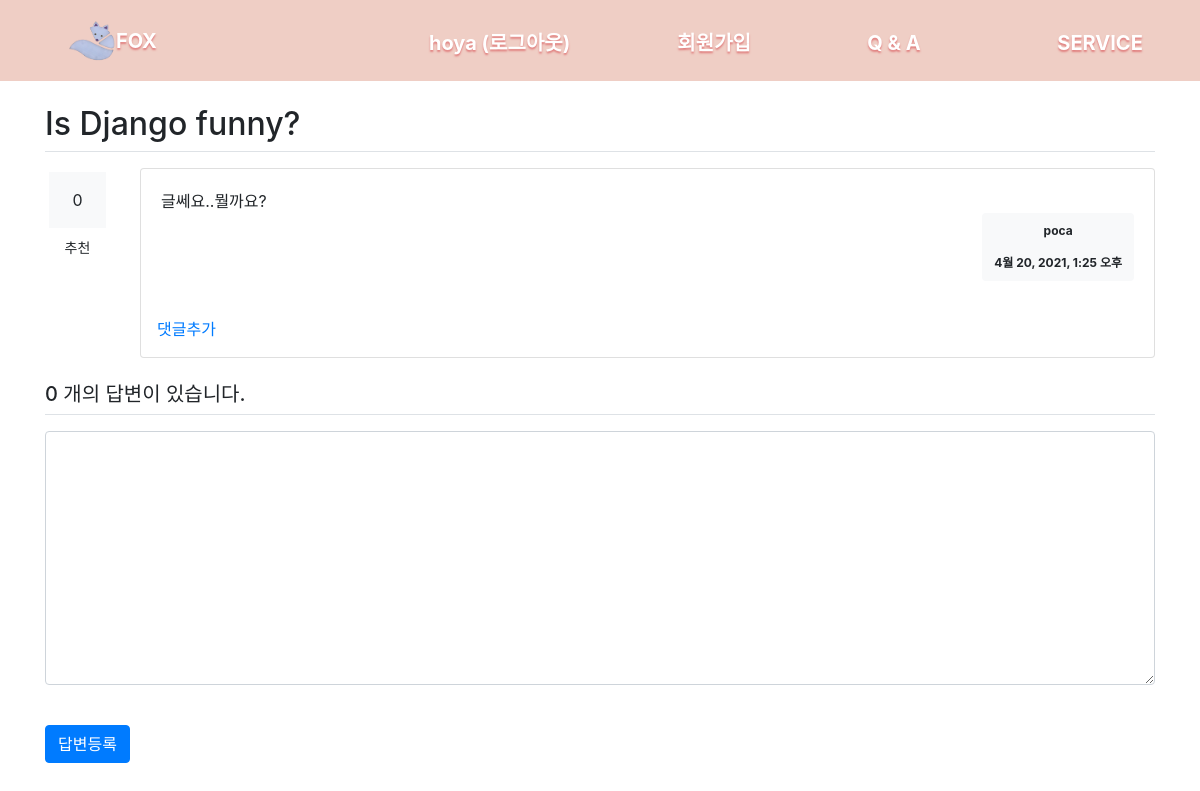
Before: /newapp/answer/create/2/ (signed in) with the older database file.
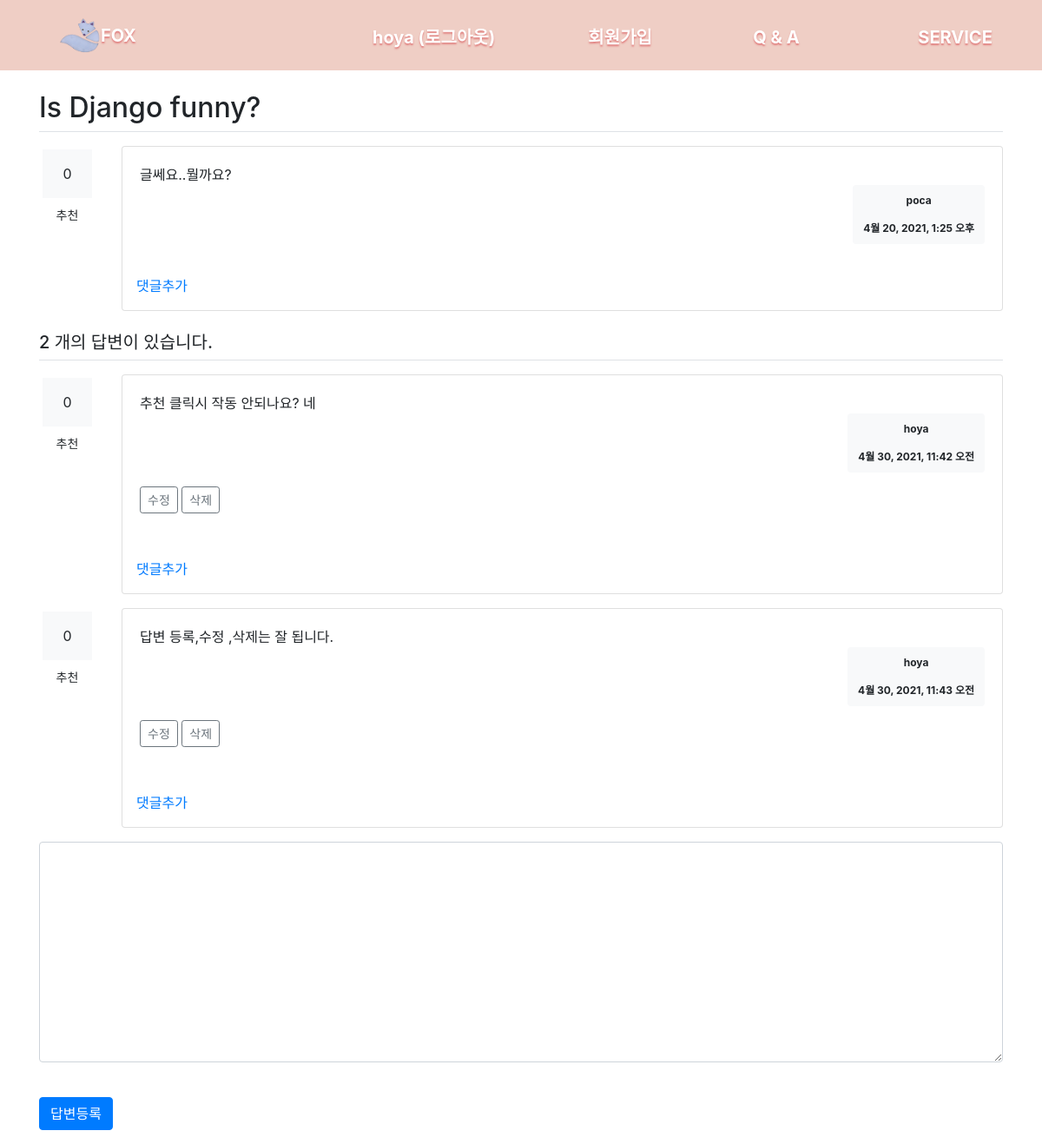
After: the same page with the newer database file.
### newapp/models.py (models this page shows, shortened)
class Question(models.Model):
    subject = models.CharField(max_length=100)
    content = models.TextField()
    create_date = models.DateTimeField()
    author = models.ForeignKey(User, on_delete=models.CASCADE, related_name='author_question')
    modify_date = models.DateTimeField(null=True, blank=True)
    voter = models.ManyToManyField(User, related_name='voter_question')

class Answer(models.Model):
    question = models.ForeignKey(Question, on_delete=models.CASCADE)
    content2 = models.TextField()
    create_date2 = models.DateTimeField()
    author = models.ForeignKey(User, on_delete=models.CASCADE, related_name='author_answer')
    modify_date = models.DateTimeField(null=True, blank=True)
    voter = models.ManyToManyField(User, related_name='voter_answer')

### newapp/views/answer_views.py (the view)
# urls.py: path('answer/create/<int:question_id>/', answer_views.answer_create, name='answer_create'),
@login_required(login_url='common:login')
def answer_create(request, question_id):
    question = get_object_or_404(Question, pk=question_id)
    if request.method == 'POST':
        form = AnswerForm(request.POST)
        if form.is_valid():
            answer = form.save(commit=False)
            answer.author = request.user
            answer.create_date2 = timezone.now()
            answer.question = question
            answer.save()
            return redirect('newapp:detail', question_id=question.id)
    else:
        form = AnswerForm()
    context = {'question1': question, 'form': form}
    return render(request, 'newapp/question_detail.html', context)

### newapp/forms.py
class AnswerForm(forms.ModelForm):
  class Meta:
      model = Answer
      fields = ['content2']
      labels = {
          'content2': '답변내용',
      }

### template/newapp/question_detail.html (shortened to what this page needs)
{% extends 'base.html' %}
{% block content %}
<head>
</head>
<body>
<div class="container my-3">
    <h2 class="border-bottom py-2">{{ question1.subject }}</h2>
      <div class="row my-3">
        <div class="col-1">
          <div class="bg-light text-center p-3 m-1">{{ question1.voter.count }}</div>
          <a href="#" class="recommend btn btn-sm btn-block my-1" data-uri="{% url 'newapp:vote_question' question1.id %}">추천</a>
        </div>
      <div class="col-11">
       <div class="card">
        <div class="card-body">
            <div class="card-text" style="white-space: pre-line;">{{ question1.content }}</div>
            <div class="d-flex justify-content-end">
                <div class="badge badge-light p-2">
                    <div class="m-1">{{ question1.author.username }}</div><br>
                    <div class="m-1">{{ question1.create_date }}</div>
                </div>
            </div>
        </div>
            <div class="p-3">
                <a href="{% url 'newapp:comment_create_question' question1.id %}">댓글추가</a>
            </div>
    </div>
    </div>
    </div>
    <h5 class="border-bottom my-3 py-2">{{question1.answer_set.count}} 개의 답변이 있습니다.</h5>
    {% for answer in question1.answer_set.all %}
    <div class="row my-3">
       <div class="col-1">
         <div class="bg-light text-center p-3 m-1">{{ answer.voter.count }}</div>
         <a href="#" class="recommend btn btn-sm btn-block my-1" data-uri="{% url 'newapp:vote_answer' answer.id %}">추천</a>
       </div>
    <div class="col-11">
    <div class="card">
        <div class="card-body">
            <div class="card-text" style="white-space: pre-line;">{{ answer.content2 }}</div>
            <div class="d-flex justify-content-end">
                <div class="badge badge-light p-2">
                    <div class="m-1">{{ answer.author.username }}</div><br>
                    <div class="m-1">{{ answer.create_date2 }}</div>
                </div>
            </div>
            {% if request.user == answer.author %}
            <div class="my-3">
               <a href="{% url 'newapp:answer_modify' answer.id %}" class="btn btn-sm btn-outline-secondary">
                수정 </a>
               <a href="#"  class="delete btn btn-sm btn-outline-secondary" data-uri="{% url 'newapp:answer_delete' answer.id %}">
                삭제 </a>
            </div>
            {% endif %}
        </div>
          <div class="p-3">
                <a href="{% url 'newapp:comment_create_answer' answer.id %}"> 댓글추가</a>
            </div>
         </div>
       </div>
     </div>
    {% endfor %}
    <form action="{% url 'newapp:answer_create' question1.id %}" method="post" class="my-3">
        <div class="form-group">
            <textarea {% if not user.is_authenticated %} disabled {% endif %} name="content2" id="content2" class="form-control" rows="10">
            </textarea><br>
        </div>
        <input type="submit" value="답변등록" class="btn btn-primary">
    </form>
 </div>
{% endblock %}

### template/base.html (shortened to what this page needs)
<!DOCTYPE html>
<html lang="ko">
<head>
</head>
<body>
{% load static %}
<link rel ="stylesheet" type="text/css" href="{% static 'bootstrap.min.css' %}" >
{% include "navbar.html" %}
{% block content %}
{% endblock%}
</body>
</html>

### template/navbar.html (shortened to what this page needs)
<body>
<nav class="navbar navbar-expand-lg navbar-light" id="navigation">
<div class="container-fluid">
    <a class="navbar-brand" href="{% url 'newapp:index' %}">
    <img src="/static/img/openfox.png" alt="Home" id="home_img" style="width:50px; height:50px;" >FOX</a>
    <div class="collapse navbar-collapse flex-grow-0" id="navbarNav" >
        <ul class="navbar-nav">
          <li class="nav-item col-4">
              {% if user.is_authenticated %}
              <a class="nav-link" href="{% url 'common:logout' %}" onclick="test()"><span>{{ user.username }} (로그아웃)</span></a>
              {% else %}
              <a class="nav-link" href="{% url 'common:login' %}">로그인</a>
              {% endif %}
          </li>
          <li class="nav-item">
            <a class="nav-link active" aria-current="page" href="{% url 'common:agree' %}">회원가입</a>
          </li>
          <li class="nav-item">
            <a class="nav-link active" aria-current="page" href="{% url 'newapp:qna' %}">Q & A</a>
          </li>
           <li class="nav-item">
            <a class="nav-link active" aria-current="page" href="{% url 'common:service' %}">SERVICE</a>
          </li>
        </ul>
    </div>
</div>
</nav>
</body>

### template/navbar.html (style rules this page uses)
#navigation { background-color: #efcec5; }
#navigation a, #navigation a:visited { padding: 10px 5px 5px 35px; display: inline-block; text-shadow: 0px 2px 2px rgb(224, 125, 125); color: white; width: 190px; text-decoration: none; font-weight: bold; font-size: 20px; }

Changed rows visible on the page:
computed for Question "Is Django funny?": answer_set.count "0" → "2"
added Answer: voter.count "0", content2 "추천 클릭시 작동 안되나요? 네", author.username "hoya", create_date2 "4월 30, 2021, 11:42 오전", shows "수정"
added Answer: voter.count "0", content2 "답변 등록,수정 ,삭제는 잘 됩니다.", author.username "hoya", create_date2 "4월 30, 2021, 11:43 오전"
